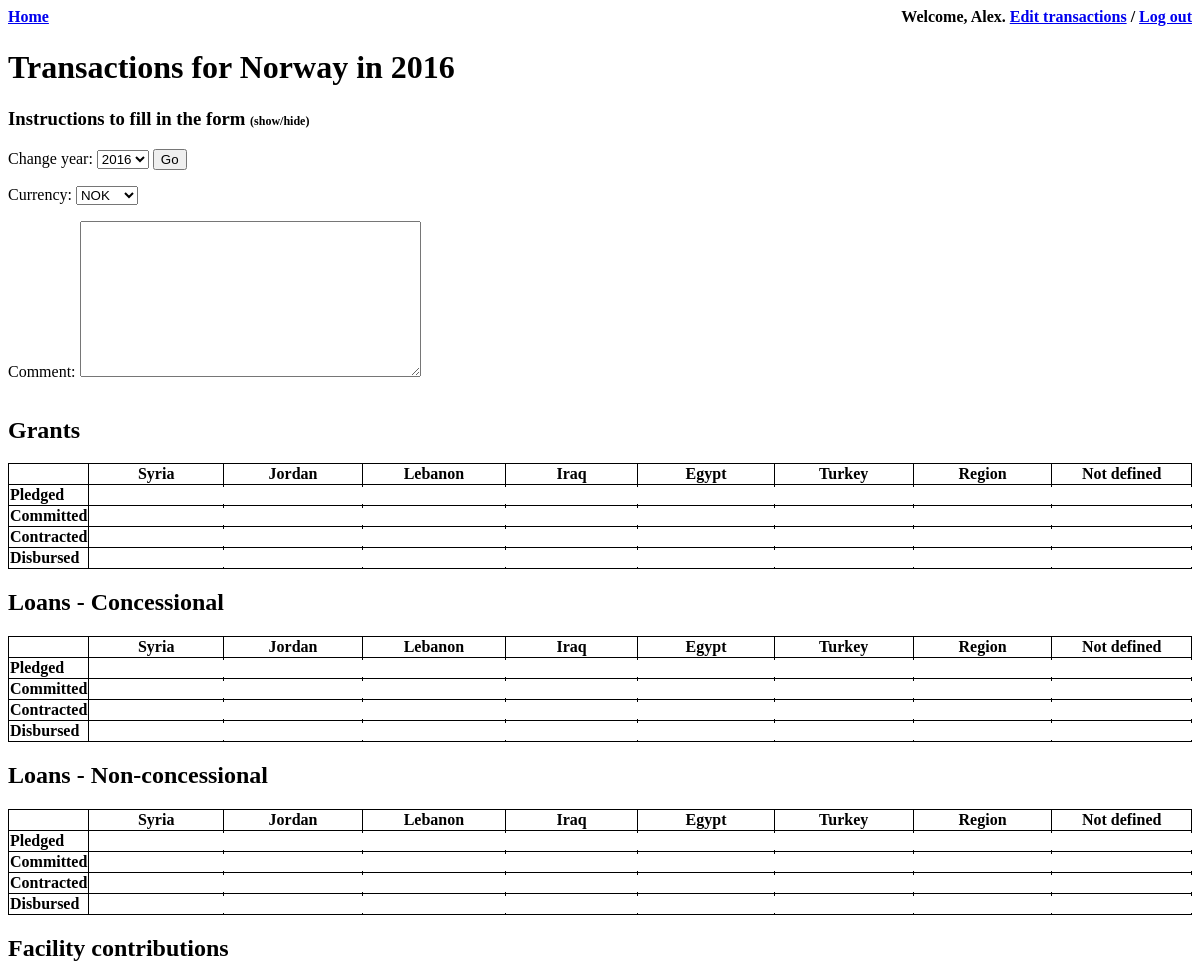
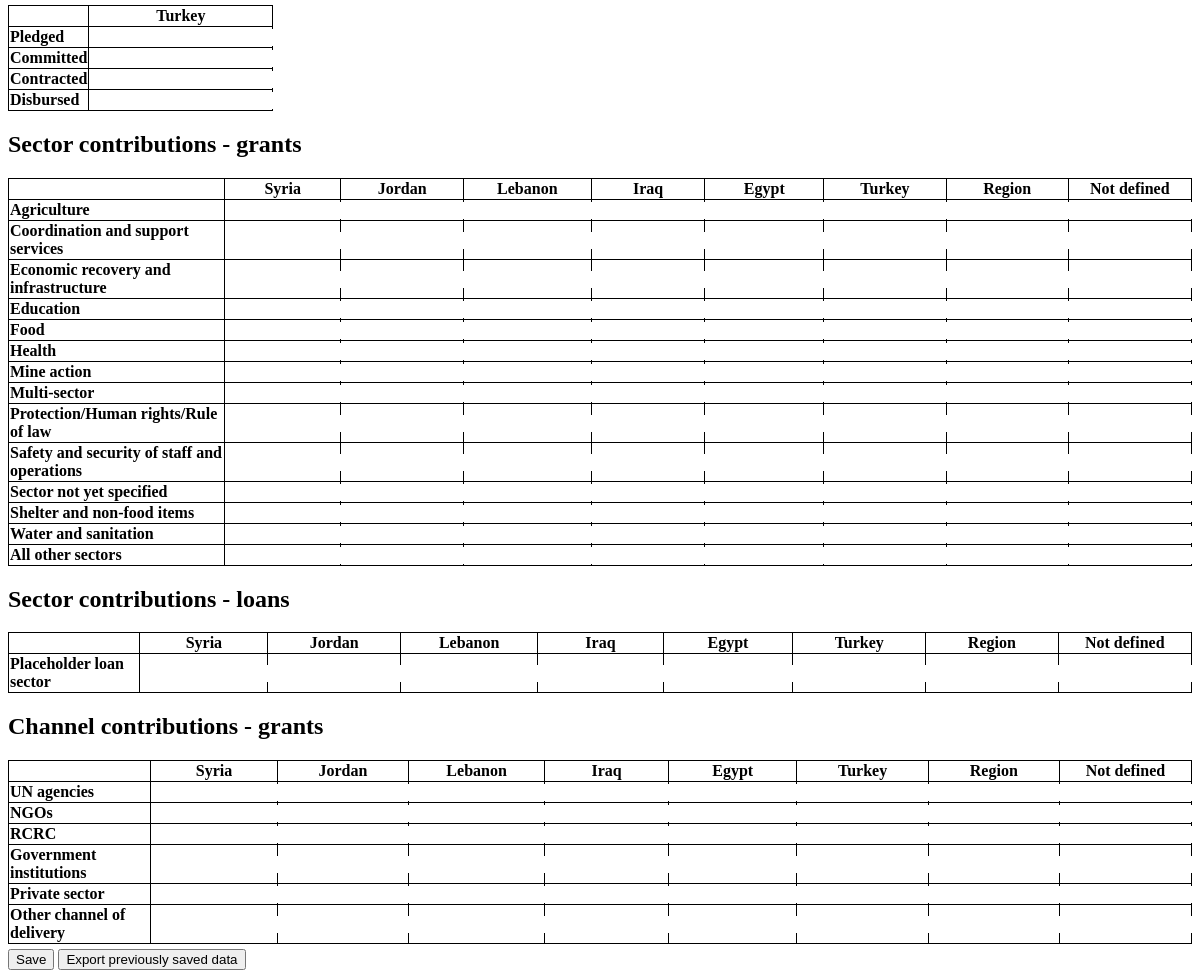
Screenshot of /edit/2016/ (signed in) with the database file from the repository (2 pictures, top to bottom).
### core/models.py (models this page shows, shortened)
class Contact(models.Model):
    user = models.OneToOneField(User,on_delete=models.CASCADE,primary_key=True)
    organisation = models.ForeignKey(Organisation)

class Organisation(models.Model):
    name = models.CharField(max_length=255,unique=True)
    slug = models.SlugField(max_length=255,unique=True)
    grant_making = models.BooleanField(default=True)
    loan_making = models.BooleanField(default=True)
    government = models.BooleanField(default=True)
    class Meta:
        ordering = ['name']
    def __unicode__(self):
        return u'%s' % self.name
    def get_absolute_url(self):
        return reverse("core.views.csv",args=[self.slug])

class Sector(models.Model):
    name = models.CharField(max_length=255)
    LOAN_OR_GRANT_CHOICES = (
        ('L','Loan'),
        ('G','Grant'),
    )
    loan_or_grant = models.CharField(max_length=1,choices=LOAN_OR_GRANT_CHOICES,default='G')
    def __unicode__(self):
        return u'%s' % self.name

### core/views.py (the view, shortened to what this page needs)
# urls.py: url(r'^edit/(?P<year>\d{4})/$', views.edit, name='core.views.edit'),
@login_required
def edit(request,year):
    warnings = []
    facility_years = [2016,2017]
    user = request.user
    contact = get_object_or_404(Contact,user=user)
    organisation = contact.organisation
    recipients = Entry.RECIPIENT_CHOICES
    statuses = Entry.PLEDGE_OR_DISB_CHOICES
    sectors = Sector.objects.all()
    channels = Entry.DELIVERY_CHOICES
    years = Spreadsheet.YEAR_CHOICES
    year = int(year)
    if request.method == "POST":
        form = SpreadsheetForm(request.POST)
        queryDict = request.POST
        comment = queryDict.get('comment')
        if not Spreadsheet.objects.filter(organisation=organisation,year=year).exists():
            spreadsheet = form.save(commit=False)
            spreadsheet.year = year
            spreadsheet.organisation = organisation
            spreadsheet.save()
        else:
            spreadsheet = Spreadsheet.objects.get(organisation=organisation,year=year)
            form = SpreadsheetForm(request.POST,instance=spreadsheet)
            spreadsheet = form.save()
        excludeKeys = ["currency","comment","csrfmiddlewaretoken"]
        for key, value in queryDict.iteritems():
            if Entry.objects.filter(spreadsheet=spreadsheet,coordinates=key).exists():
                entry = Entry.objects.get(spreadsheet=spreadsheet,coordinates=key)
                if safeFloat(value)>=0:
                    entry.amount = safeFloat(value)
                    entry.save_reverse()
                else:
                    entry.delete()
            elif key not in excludeKeys and value!="":
                entry = Entry()
                entry.spreadsheet = spreadsheet
                entry.coordinates = key
                if safeFloat(value)>=0:
                    entry.amount = safeFloat(value)
                    entry.save_reverse()
        return redirect(spreadsheet)
    else:
        if Spreadsheet.objects.filter(organisation=organisation,year=year).exists():
            spreadsheet = Spreadsheet.objects.get(organisation=organisation,year=year)
            form = SpreadsheetForm(instance=spreadsheet)
            entries = Entry.objects.filter(spreadsheet=spreadsheet)
            currency = spreadsheet.currency
            spreadsheet_exists = True
            gt = entries.filter(spreadsheet=spreadsheet,loan_or_grant="G",concessional=True,refugee_facility_for_turkey=False,channel_of_delivery="",sector__isnull=True)
            gt_sum = gt.values('recipient').annotate(total = Sum('amount')).order_by('recipient')
            gt_sum_obj = {this_sum['recipient']:this_sum['total'] for this_sum in gt_sum}
            fc = entries.filter(spreadsheet=spreadsheet,loan_or_grant="G",concessional=True,refugee_facility_for_turkey=True)
            fc_sum = fc.values('recipient').annotate(total = Sum('amount')).order_by('recipient')
            fc_sum_obj = {this_sum['recipient']:this_sum['total'] for this_sum in fc_sum}
            sg = entries.filter(spreadsheet=spreadsheet,loan_or_grant="G",concessional=True,refugee_facility_for_turkey=False,channel_of_delivery="",sector__isnull=False)
            sg_sum = sg.values('recipient').annotate(total = Sum('amount')).order_by('recipient')
            sg_sum_obj = {this_sum['recipient']:this_sum['total'] for this_sum in sg_sum}
            cg = entries.filter(spreadsheet=spreadsheet,loan_or_grant="G",concessional=True,refugee_facility_for_turkey=False,sector__isnull=True)
            cg_sum = cg.values('recipient').annotate(total = Sum('amount')).order_by('recipient').exclude(channel_of_delivery="")
            cg_sum_obj = {this_sum['recipient']:this_sum['total'] for this_sum in cg_sum}
            for recipient,recipient_name in recipients:
                total_grants = 0
                if recipient in gt_sum_obj:
                    total_grants = total_grants + gt_sum_obj[recipient]
                if recipient in fc_sum_obj:
                    total_grants = total_grants + fc_sum_obj[recipient]
            lt = entries.filter(spreadsheet=spreadsheet,loan_or_grant="L",sector__isnull=True)
            lt_sum = lt.values('recipient').annotate(total = Sum('amount')).order_by('recipient')
            lt_sum_obj = {this_sum['recipient']:this_sum['total'] for this_sum in lt_sum}
            sl = entries.filter(spreadsheet=spreadsheet,loan_or_grant="L",sector__isnull=False)
            sl_sum = sl.values('recipient').annotate(total = Sum('amount')).order_by('recipient')
            sl_sum_obj = {this_sum['recipient']:this_sum['total'] for this_sum in sl_sum}
            for recipient,recipient_name in recipients:
                total_loans = 0
                if recipient in lt_sum_obj:
                    total_loans = total_loans + lt_sum_obj[recipient]
        else:
            form = SpreadsheetForm()
            entries = []
            currency = []
            spreadsheet_exists = False
    return render(request,'core/edit.html', {"warnings":warnings,"user":user,"contact":contact,"form":form,"entries":entries,"recipients":recipients,"statuses":statuses,"sectors":sectors,"channels":channels,"years":years,"selected_year":year,"currency":currency,"facility_years":facility_years,"spreadsheet_exists":spreadsheet_exists})

### core/forms.py
class SpreadsheetForm(ModelForm):
    class Meta:
        model = Spreadsheet
        fields = ('currency','comment',)

### core/models.py (called while the page is built)
    def __str__(self):
        return self.iso

### ghts/templates/core/edit.html (shortened to what this page needs)
{% extends 'core/base.html' %}
    {% block head %}
        {% load staticfiles %}
            <link rel=stylesheet href="{% static "core/css/info.css" %}" type="text/css">
    {% endblock %}
    {% block content %}
    <h1>Transactions for {{contact.organisation}} in {{selected_year}}</h1>
    <h3>Instructions to fill in the form <span onclick="$('#instructions').slideToggle()" id="instructTitle">(show/hide)</span></h3>
        <label>Change year:</label>
        <select id="year">
            {% for year1, year2 in years%}
                {% if year1 == selected_year %}
                <option value="{{year1}}" selected="selected">{{year1}}</option>
                {% else %}
                <option value="{{year1}}">{{year1}}</option>
                {% endif %}
            {% endfor %}
        </select>
        <button id="yearBtn">Go</button>
    <form method="POST" class="transaction-form">{% csrf_token %}
        {{ form.as_p }}
    {% if contact.organisation.grant_making %}
    <div class="titleWrap">
        <h2>Grants</h2>
    </div>
    <table>
        <tr>
            <th></th>
            {% for rcode, recip in recipients %}
                <th>{{recip}}</th>
            {% endfor %}
        </tr>
    {% for scode, status in statuses %}
        <tr>
            <td><b>{{status}}</b></td>
            {% for rcode, recip in recipients %}
                <td><input type="text" name="G|C|{{scode}}|{{rcode}}|||"/></td>
            {% endfor %}
        </tr>
    {% endfor %}
    </table>
    {% endif %}
    {% if contact.organisation.loan_making %}
    <div class="titleWrap">
        <h2>Loans - Concessional</h2>
    </div>
    <table>
        <tr>
            <th></th>
            {% for rcode, recip in recipients %}
                <th>{{recip}}</th>
            {% endfor %}
        </tr>
    {% for scode, status in statuses %}
        <tr>
            <td><b>{{status}}</b></td>
            {% for rcode, recip in recipients %}
                <td><input type="text" name="L|C|{{scode}}|{{rcode}}|||"/></td>
            {% endfor %}
        </tr>
    {% endfor %}
    </table>
    <div class="titleWrap">
        <h2>Loans - Non-concessional</h2>
    </div>
    <table>
        <tr>
            <th></th>
            {% for rcode, recip in recipients %}
                <th>{{recip}}</th>
            {% endfor %}
        </tr>
    {% for scode, status in statuses %}
        <tr>
            <td><b>{{status}}</b></td>
            {% for rcode, recip in recipients %}
                <td><input type="text" name="L|N|{{scode}}|{{rcode}}|||"/></td>
            {% endfor %}
        </tr>
    {% endfor %}
    </table>
    {% endif %}
    {% if selected_year in facility_years and contact.organisation.government %}
    <div class="titleWrap">
        <h2>Facility contributions</h2>
    </div>
    <table>
        <tr>
            <th></th>
            <th>Turkey</th>
        </tr>
    {% for scode, status in statuses %}
        <tr>
            <td><b>{{status}}</b></td>
            <td><input type="text" name="G|C|{{scode}}|T|||F"/></td>
        </tr>
    {% endfor %}
    </table>
    {% endif %}
    {% if contact.organisation.grant_making %}
    <div class="titleWrap">
        <h2>Sector contributions - grants</h2>
    </div>
    <table>
        <tr>
            <th></th>
            {% for rcode, recip in recipients %}
                <th>{{recip}}</th>
            {% endfor %}
        </tr>
    {% for sector in sectors %}
        {% if sector.loan_or_grant == "G" %}
        <tr>
            <td><b>{{sector}}</b></td>
            {% for rcode, recip in recipients %}
                <td><input type="text" name="G|C||{{rcode}}|{{sector}}||"/></td>
            {% endfor %}
        </tr>
        {% endif %}
    {% endfor %}
    </table>
    {% endif %}
    {% if contact.organisation.loan_making %}
    <div class="titleWrap">
        <h2>Sector contributions - loans</h2>
    </div>
    <table>
        <tr>
            <th></th>
            {% for rcode, recip in recipients %}
                <th>{{recip}}</th>
            {% endfor %}
        </tr>
    {% for sector in sectors %}
        {% if sector.loan_or_grant == "L" %}
        <tr>
            <td><b>{{sector}}</b></td>
            {% for rcode, recip in recipients %}
                <td><input type="text" name="L|||{{rcode}}|{{sector}}||"/></td>
            {% endfor %}
        </tr>
        {% endif %}
    {% endfor %}
    </table>
    {% endif %}
    {% if contact.organisation.grant_making %}
    <div class="titleWrap">
        <h2>Channel contributions - grants</h2>
    </div>
    <table>
        <tr>
            <th></th>
            {% for rcode, recip in recipients %}
                <th>{{recip}}</th>
            {% endfor %}
        </tr>
    {% for ccode, channel in channels %}
        <tr>
            <td><b>{{channel}}</b></td>
            {% for rcode, recip in recipients %}
                <td><input type="text" name="G|C||{{rcode}}||{{ccode}}|"/></td>
            {% endfor %}
        </tr>
    {% endfor %}
    </table>
    {% endif %}
        <button type="submit" class="save btn btn-default">Save</button>
        <button class="export">Export previously saved data</button>
    </form>
    {% endblock %}

### ghts/templates/core/base.html (shortened to what this page needs)
<!DOCTYPE html>
    <html>
        <head>
            {% block head %}
            {% endblock %}
            {% load staticfiles %}
            <link rel=stylesheet href="{% static "core/css/login.css" %}" type="text/css">
            </head>
        <body style="background-color: #fff;">
    <div id="nav">
        <div id="home">
            <a href="{% url 'core.views.index' %}">Home</a>
        </div>
        {% if user.is_authenticated %}
        <div id="user-tools">
            {% block welcome-msg %}
                Welcome,
                <strong>{% firstof user.get_short_name user.get_username %}</strong>.
            {% endblock %}
            <a href="{% url 'core.views.edit' 2016 %}">Edit transactions</a> /
            {% block userlinks %}
                <a href="{% url 'core.views.login_user' %}">Log out</a>
            {% endblock %}
        </div>
        {% endif %}
    </div>
    <div id="meta-content">
            {% block content %}
            {% endblock %}
    </div>
        </body>
    </html>

### core/static/core/css/login.css (style rules this page uses)
body { background: #f8f8f8; }

### ghts/templates/core/base.html (style rules this page uses)
div#nav { width:100%;font-weight:bold;padding-bottom:20px; }
div#user-tools { text-align:right;width:50%;float:left;padding:0px; }
div#home { width:50%;float:left;padding:0px; }
div#meta-content { width:100% }

### ghts/templates/core/edit.html (style rules this page uses)
table, tr, th, td { border:1px solid black; border-collapse:collapse; }
table input { border:none;height:100%;width:100%; }
div.titleWrap { width:100%;float:left; }
.titleWrap h2 { float:left; }
#instructTitle { cursor:pointer;font-size:12px; }
.save { margin-top:5px; }

### rows the page displays
Contact: organisation "Norway"
Sector: name "Agriculture"
Sector: name "Coordination and support services"
Sector: name "Economic recovery and infrastructure"
Sector: name "Education"
Sector: name "Food"
Sector: name "Health"
Sector: name "Mine action"
Sector: name "Multi-sector"
Sector: name "Protection/Human rights/Rule of law"
Sector: name "Safety and security of staff and operations"
Sector: name "Sector not yet specified"
Sector: name "Shelter and non-food items"
Sector: name "Water and sanitation"
Sector: name "All other sectors"
Sector: name "Placeholder loan sector"

### other values shown
{{ selected_year }} "2016"
{{ recip }} "Syria" "Jordan" "Lebanon" "Iraq" "Egypt" "Turkey" "Region" "Not defined"
{{ status }} "Pledged" "Committed" "Contracted" "Disbursed"
{{ channel }} "UN agencies" "NGOs" "RCRC" "Government institutions" "Private sector" "Other channel of delivery"
form field value "2016"
